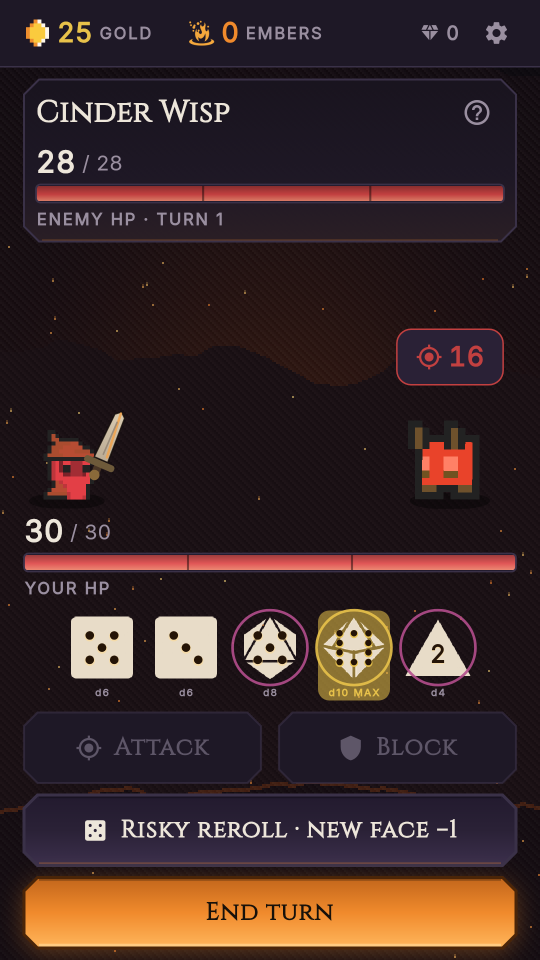
#> input picture docs/store/screenshots/04-combat-roll.png, 1080 x 1920 px (shown at 1/2 size)
$ python annotate_howto_screenshots.py
#> lines starting #> are read from the running program, lines starting #| are printed output that depends on the picture
#!/usr/bin/env python3
"""Annotate in-game screenshots into "how to play" guide plates.

Each plate = the raw 1080x1920 screenshot with numbered ember callouts
(rounded-rect target outline + numbered chip) and a legend band appended
below that explains every marked element in the game's own words (labels
mirror the v0.8.0 guided-tour copy in lib/ui/screens/tour_overlay.dart and
the node semantics in lib/ui/screens/map_screen.dart).

Brand palette (privacy page / frame_store_screenshots.py):
bg #14101e, ember #f2953f, gold #f0cd82, text #efe9dc, line #352c4e.

Output: docs/store/screenshots/howto/0N-*.png  (run from repo root or tool/)
"""

import os

from PIL import Image, ImageDraw, ImageFont

ROOT = os.path.dirname(os.path.dirname(os.path.abspath(__file__)))
SRC = os.path.join(ROOT, "docs/store/screenshots")
OUT = os.path.join(SRC, "howto")
CINZEL = os.path.join(ROOT, "assets/fonts/Cinzel-Variable.ttf")
INTER = os.path.join(ROOT, "assets/fonts/Inter-Regular.ttf")

BG = (20, 16, 30)  # #14101e
EMBER = (242, 149, 63)  # #f2953f
GOLD = (240, 205, 130)  # #f0cd82
TEXT = (239, 233, 220)  # #efe9dc
DIM = (168, 158, 192)  # #a89ec0
LINE = (53, 44, 78)  # #352c4e

W, H = 1080, 1920
PAD = 44
CHIP_R = 34  # numbered chip radius

# Each plate: (source, out name, legend title, callouts)
# A callout: (box (x0,y0,x1,y1) around the element, chip anchor corner
# "tl"|"tr"|"bl"|"br", legend text).  Boxes measured on the 1080x1920 raws.
PLATES = [
    (
        "04-combat-roll.png",
        "01-combat-annotated.png",
        "Combat — how to read it",
        [
            ((64, 160, 770, 470), "bl",
             "Enemy HP and the turn counter. Get it to 0 before it gets you."),
            ((785, 350, 985, 470), "br",
             "Its next move. The badge always resolves exactly as shown — no hidden math."),
            ((55, 855, 1040, 1050), "tr",
             "Your HP. Blocked damage never touches it."),
            ((120, 1055, 985, 1335), "bl",
             "Your dice. Tap ROLL to throw them, then tap a die to pick it up."),
            ((40, 1415, 1040, 1580), "tl",
             "Spend it: ATTACK deals the die's value, BLOCK absorbs hits."),
            ((40, 1585, 1040, 1740), "tl",
             "One risky reroll per turn — rescue a bad face (the new face lands at -1 pip)."),
            ((40, 1755, 1040, 1900), "tl",
             "Done spending? END TURN — the enemy then does exactly what the badge showed."),
        ],
    ),
    (
        "03-map.png",
        "02-map-annotated.png",
        "The map — pick your path",
        [
            ((95, 1330, 265, 1530), "tr",
             "A glowing ring means you can go there now. Crossed swords = a fight."),
            ((120, 1535, 245, 1600), "br",
             "The die under a node is the reward for clearing it — gold means rarest."),
            ((410, 385, 670, 580), "bl",
             "Skull nodes are elites and bosses: tougher fights, richer rewards."),
            ((810, 660, 1010, 855), "bl",
             "? is an event — a choice with a risk and a payoff."),
            ((430, 1490, 650, 1710), "tl",
             "You start here. The whole delve is visible — commit before you climb."),
        ],
    ),
    (
        "02-boon-pick.png",
        "03-boon-annotated.png",
        "Boons — start each delve your way",
        [
            ((60, 195, 1020, 470), "bl",
             "Before every delve: one free blessing. Pick what suits your plan."),
            ((48, 855, 1035, 1190), "tr",
             "Every boon states exactly what it does — die size, limits, gold. Nothing is hidden."),
            ((45, 1690, 1040, 1875), "tl",
             "Or skip and walk in unaided — bigger bragging rights."),
        ],
    ),
    (
        "05-ledger.png",
        "04-ledger-annotated.png",
        "The Ledger — death still pays",
        [
            ((45, 320, 1040, 510), "tl",
             "Embers you bank survive every death. Spend them on permanent unlocks."),
            ((45, 530, 1040, 680), "tr",
             "Your lifetime record. Every delve counts, won or lost."),
            ((45, 690, 1040, 840), "tl",
             "Ascension: after you win, stack extra difficulty for better ember pay."),
            ((45, 1360, 1040, 1880), "tl",
             "Delvers: playable characters with different styles. Keep playing to unlock more."),
        ],
    ),
]


def font(path, size):
    return ImageFont.truetype(path, size)


def rounded_box(draw, box, color, width=4, radius=22):
    draw.rounded_rectangle(box, radius=radius, outline=color, width=width)


def chip(draw, cx, cy, n, f):
    draw.ellipse(
        (cx - CHIP_R, cy - CHIP_R, cx + CHIP_R, cy + CHIP_R),
        fill=BG, outline=EMBER, width=4,
    )
    t = str(n)
    tw = draw.textlength(t, font=f)
    draw.text((cx - tw / 2, cy - f.size / 2 - 4), t, font=f, fill=GOLD)


def chip_pos(box, corner):
    x0, y0, x1, y1 = box
    m = 6  # overlap the outline corner slightly so chip reads as attached
    return {
        "tl": (x0 + m, y0 + m),
        "tr": (x1 - m, y0 + m),
        "bl": (x0 + m, y1 - m),
        "br": (x1 - m, y1 - m),
    }[corner]


def wrap(draw, text, f, max_w):
    words, lines, cur = text.split(), [], ""
    for w_ in words:
        t = (cur + " " + w_).strip()
        if draw.textlength(t, font=f) <= max_w:
            cur = t
        else:
            lines.append(cur)
            cur = w_
    if cur:
        lines.append(cur)
    return lines


def build(src_name, out_name, title, callouts):
#> called with src_name = '04-combat-roll.png', out_name = '01-combat-annotated.png', title = 'Combat — how to read it'
    shot = Image.open(os.path.join(SRC, src_name)).convert("RGB")
    assert shot.size == (W, H), f"{src_name}: unexpected size {shot.size}"

    f_chip = font(INTER, 40)
    f_title = font(CINZEL, 54)
    f_entry = font(INTER, 34)
    f_num = font(INTER, 34)

    # measure legend height first
    probe = ImageDraw.Draw(shot)
    entry_w = W - 2 * PAD - 96
    blocks = [wrap(probe, txt, f_entry, entry_w) for _, _, txt in callouts]
#> blocks = 7 items
    line_h = 46
    legend_h = 40 + 78 + sum(len(b) * line_h + 26 for b in blocks) + 30
#> legend_h = 928

    img = Image.new("RGB", (W, H + legend_h), BG)
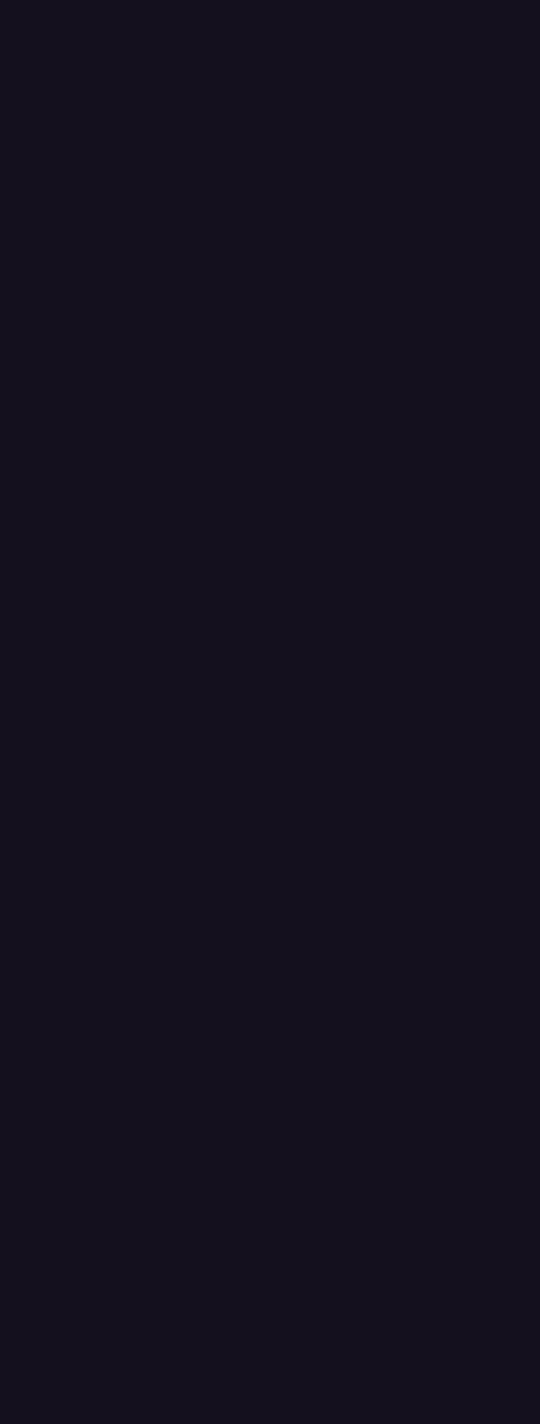
#> img: PIL image 1080x2848 RGB (shown at 1/2 size); mean R, G, B 20, 16, 30
    img.paste(shot, (0, 0))
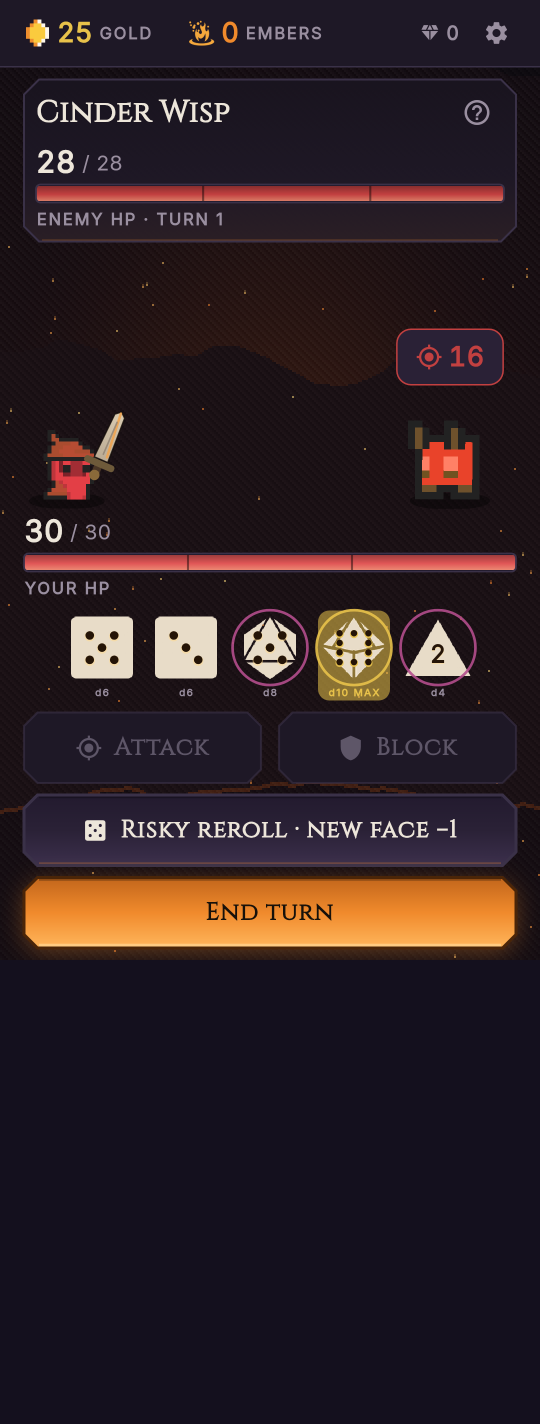
#> img: PIL image 1080x2848 RGB (shown at 1/2 size); mean R, G, B 46.7, 32.4, 36.5
    d = ImageDraw.Draw(img)

    # callouts on the screenshot
    for i, (box, corner, _) in enumerate(callouts, 1):
        rounded_box(d, box, EMBER)
        cx, cy = chip_pos(box, corner)
        chip(d, cx, cy, i, f_chip)

    # legend band
    y = H
    d.rectangle((0, y, W, H + legend_h), fill=BG)
    d.line((0, y, W, y), fill=LINE, width=3)
    y += 40
    t = title.upper()
    tw = d.textlength(t, font=f_title)
#> tw = 780.5
    d.text(((W - tw) / 2, y), t, font=f_title, fill=GOLD)
    y += 78
    for i, lines in enumerate(blocks, 1):
        ncx, ncy = PAD + 30, y + 24
        d.ellipse((ncx - 26, ncy - 26, ncx + 26, ncy + 26),
                  fill=BG, outline=EMBER, width=3)
        t = str(i)
        tw = d.textlength(t, font=f_num)
        d.text((ncx - tw / 2, ncy - f_num.size / 2 - 3), t, font=f_num, fill=GOLD)
        ty = y
        for ln in lines:
            d.text((PAD + 96, ty), ln, font=f_entry, fill=TEXT)
            ty += line_h
        y = max(ty, ncy + 26) + 26
#> this loop made 7 passes
#> (ncy, t, y) on passes 1 to 7: (2062, '1', 2156), (2180, '2', 2274), (2298, '3', 2350), (2374, '4', 2468), (2492, '5', 2586), (2610, '6', 2704), (2728, '7', 2822)

    os.makedirs(OUT, exist_ok=True)
    out = os.path.join(OUT, out_name)
    img.save(out, "PNG", optimize=True)
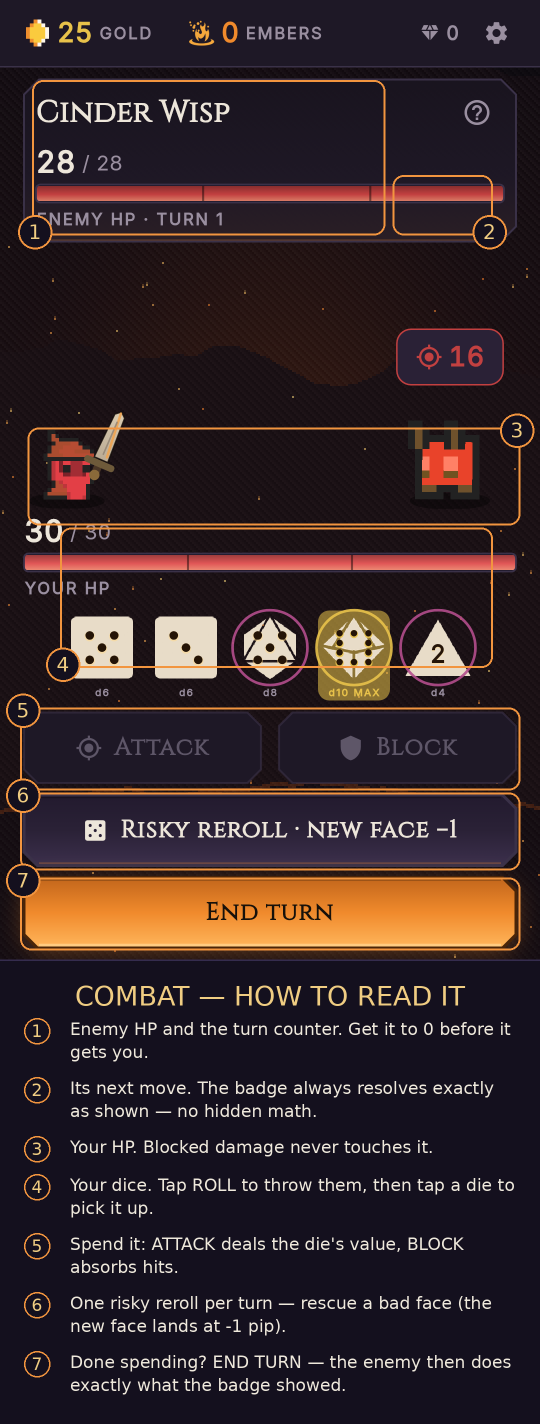
#> saved as 01-combat-annotated.png: PIL image 1080x2848 RGB (shown at 1/2 size); mean R, G, B 55, 39.1, 40.7
    print(f"wrote {out}  {img.size[0]}x{img.size[1]}")
#| wrote docs/store/screenshots/howto/01-combat-annotated.png  1080x2848


def main():
    for src, out, title, callouts in PLATES:
        build(src, out, title, callouts)
#> pass 2 of the loop in main, `for src, out, title, callouts in PLATES:`:
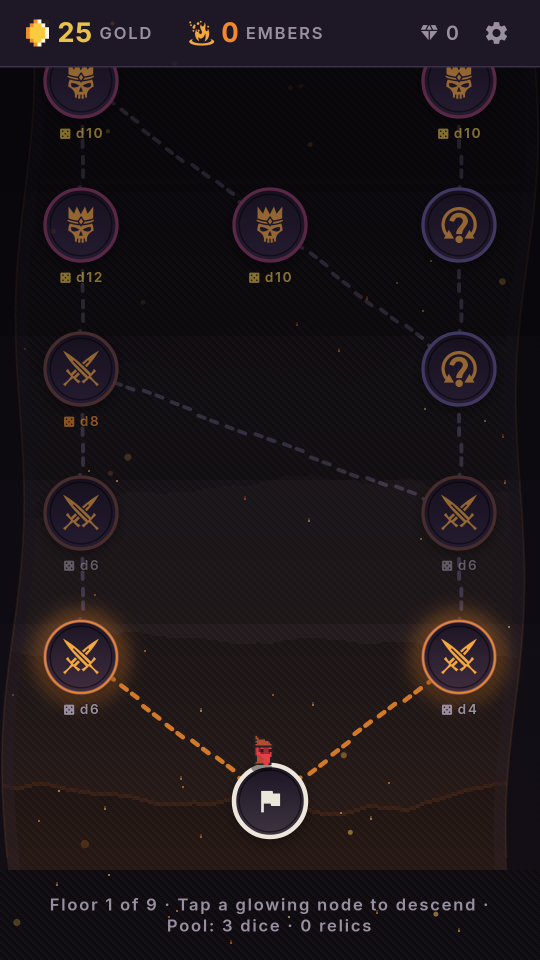
#> input picture docs/store/screenshots/03-map.png, 1080 x 1920 px (shown at 1/2 size)
#> blocks = 5 items
#> legend_h = 692
#> in build (call 2), `img.paste(shot, (0, 0))`:
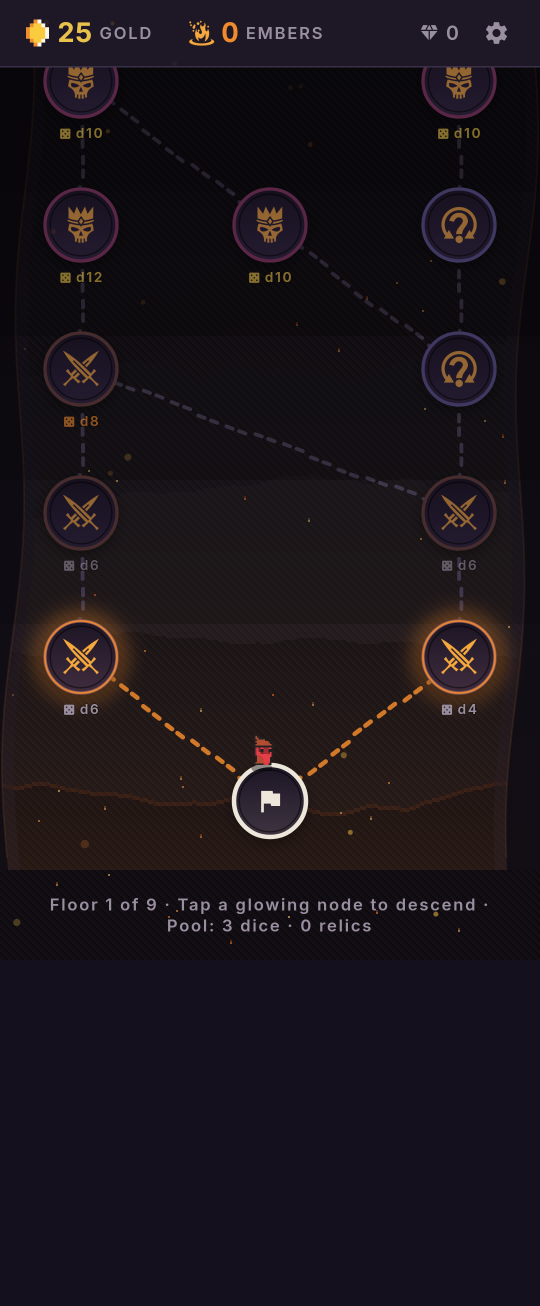
#> img: PIL image 1080x2612 RGB (shown at 1/2 size); mean R, G, B 26.7, 20.3, 26.3
#> in build (call 2), `tw = d.textlength(t, font=f_title)`: tw = 770.3
#> the loop in build (call 2), `for i, lines in enumerate(blocks, 1):` made 5 passes
#> (ncy, t, y) on passes 1 to 5: (2062, '1', 2156), (2180, '2', 2274), (2298, '3', 2392), (2416, '4', 2468), (2492, '5', 2586)
#> in build (call 2), `img.save(out, "PNG", optimize=True)`:
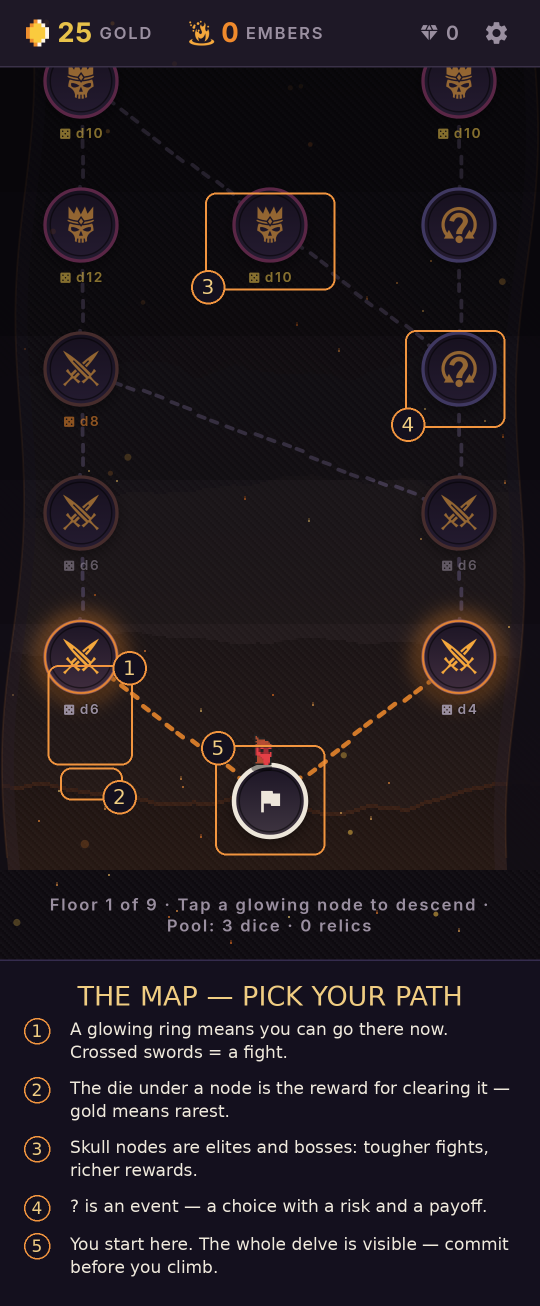
#> saved as 02-map-annotated.png: PIL image 1080x2612 RGB (shown at 1/2 size); mean R, G, B 31.6, 24.6, 29.5
#| wrote docs/store/screenshots/howto/02-map-annotated.png  1080x2612
#> pass 3 of the loop in main, `for src, out, title, callouts in PLATES:`:
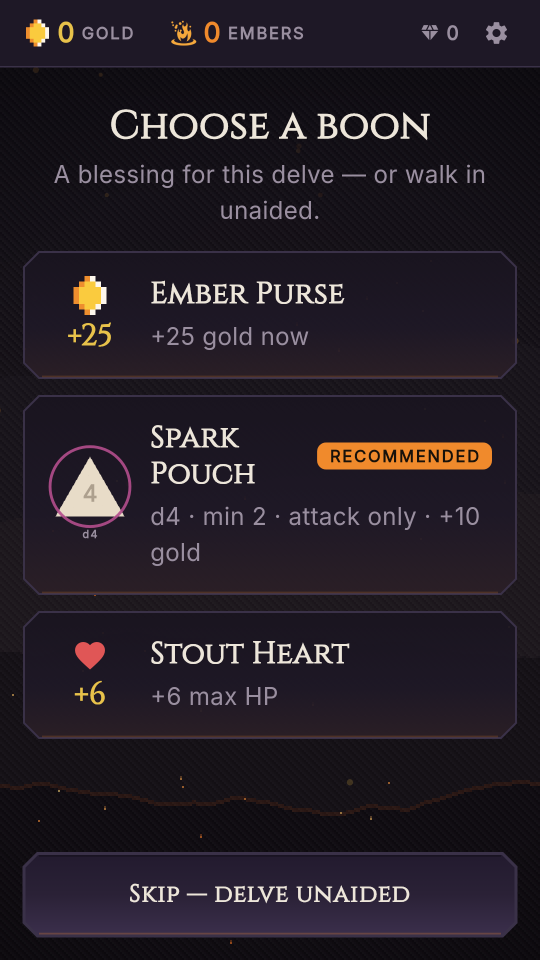
#> input picture docs/store/screenshots/02-boon-pick.png, 1080 x 1920 px (shown at 1/2 size)
#> blocks = 3 items
#> legend_h = 502
#> in build (call 3), `img.paste(shot, (0, 0))`:
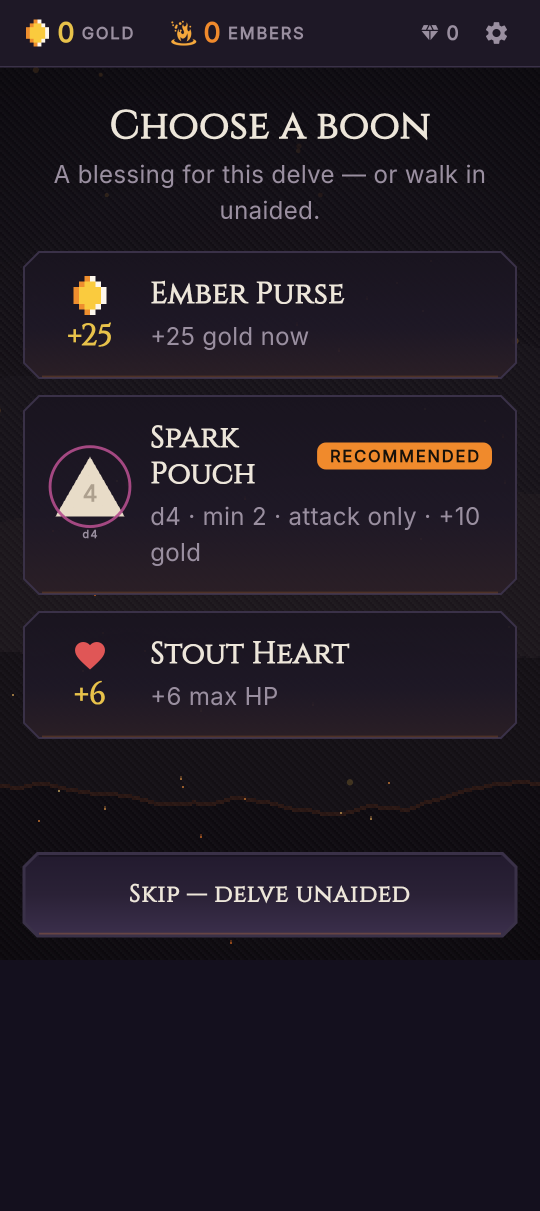
#> img: PIL image 1080x2422 RGB (shown at 1/2 size); mean R, G, B 33.5, 27, 36.6
#> in build (call 3), `tw = d.textlength(t, font=f_title)`: tw = 1104.5
#> the loop in build (call 3), `for i, lines in enumerate(blocks, 1):` made 3 passes
#> in build (call 3), `img.save(out, "PNG", optimize=True)`:
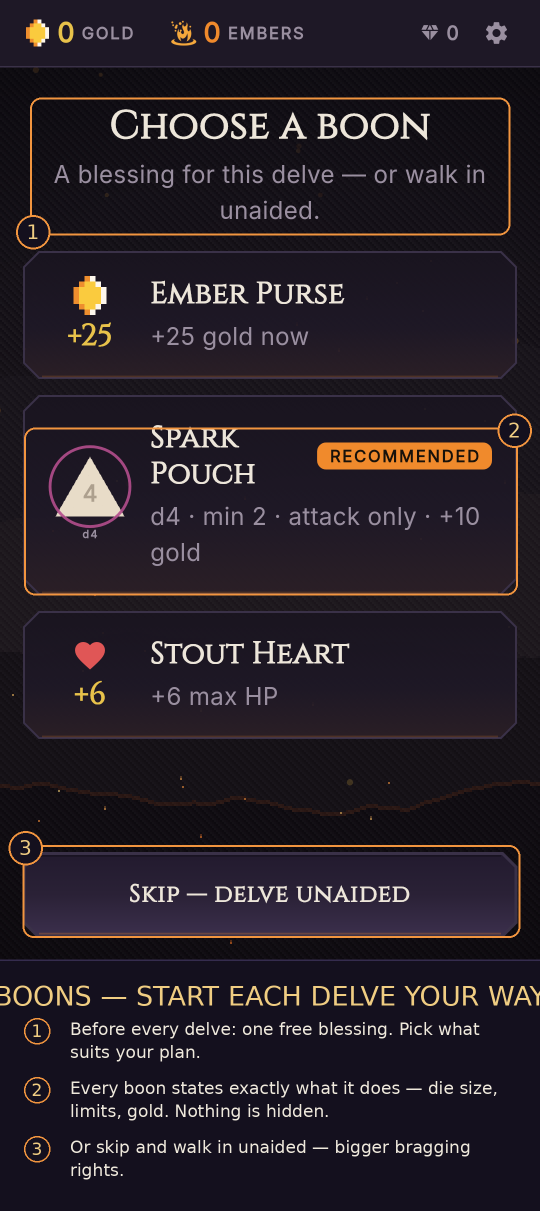
#> saved as 03-boon-annotated.png: PIL image 1080x2422 RGB (shown at 1/2 size); mean R, G, B 39.1, 31.4, 39.1
#| wrote docs/store/screenshots/howto/03-boon-annotated.png  1080x2422
#> the loop made 4 passes; the first 3 are shown


if __name__ == "__main__":
#> (the run stopped early here; a loop or call above may not have finished)
